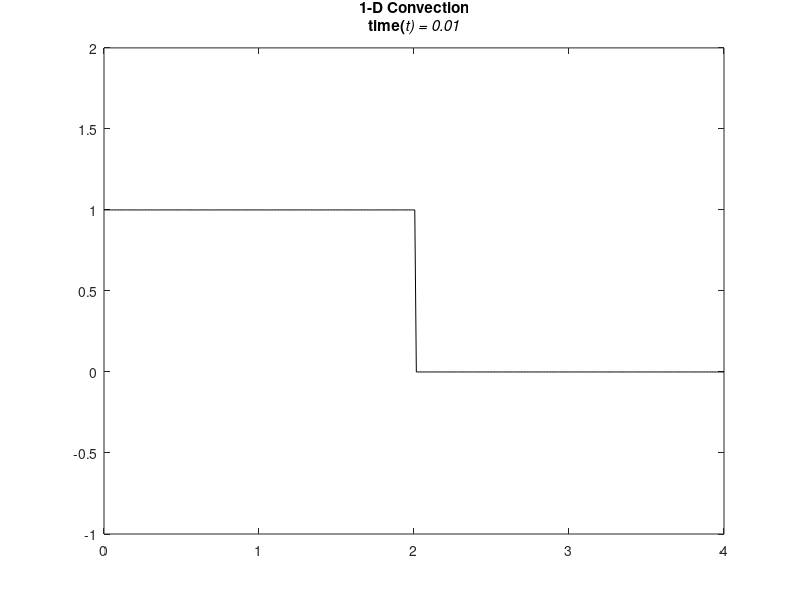

MATLAB code to generate this figure: (Note: this script raises an error after producing the figure.)
%1-D non linear convection in conservative form: Simulating a travelling
...shock wave(a Heaviside function)
... d(u)/dt+u*d(u)/dx=0 ->d(u)/dt=-0.5*d(u^2)/dx

 %Lax-Wendroff(explicit, second order)
%%
clear
%Specifying parameters
nx=400;             %Number of steps in space(x)
nt=50;              %Number of time steps 
dt=0.01;            %Width of each time step
dx=4/(nx-1);        %Width of space step
x=0:dx:4;           %Range of x (0,4) and specifying the grid points
u=zeros(1,nx);      %Preallocating u
un=zeros(1,nx);     %Preallocating un
Eexp=0.11;          %Artificial viscosity

%%
%Initial conditions
index=find(x>=2);
u(1:index(1))=1;    %The Heaviside step function
ustar=u;
b=zeros(nx,1);
I=speye(nx,nx);

%%
i=2:nx-1;
%Calculating the velocity profile at every time step
for it=1:nt
    un=u;
    h=plot(x,u,'k');       %plotting the velocity profile
    axis([0 4 -1 2])
    title({'1-D Convection';['time(\itt) = ',num2str(dt*it)]})
    %xlabel('Spatial co-ordinate (x) \rightarrow')
    %ylabel('Transport property profile (u) \rightarrow')
    drawnow; 
    refreshdata(h)
    %Uncomment as necessary
  
    %Explicit methods:
    
    
    %Lax-Wendroff(explicit, second order)
    
    
    u(i)=un(i)-(0.25*dt/dx)*(un(i+1).^2-un(i-1).^2)+(dt^2/(8*dx^2))...
        *((un(i+1)+un(i)).*(un(i+1).^2-un(i).^2)-(un(i)+un(i-1)).*...
        (un(i).^2-un(i-1).^2));
    
   
%    
end
        